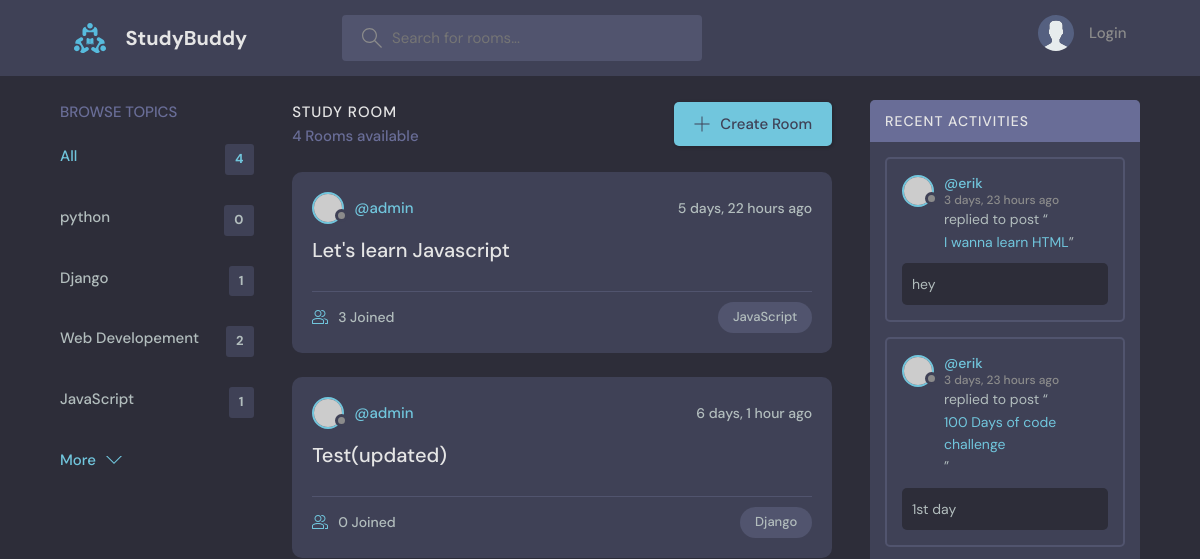
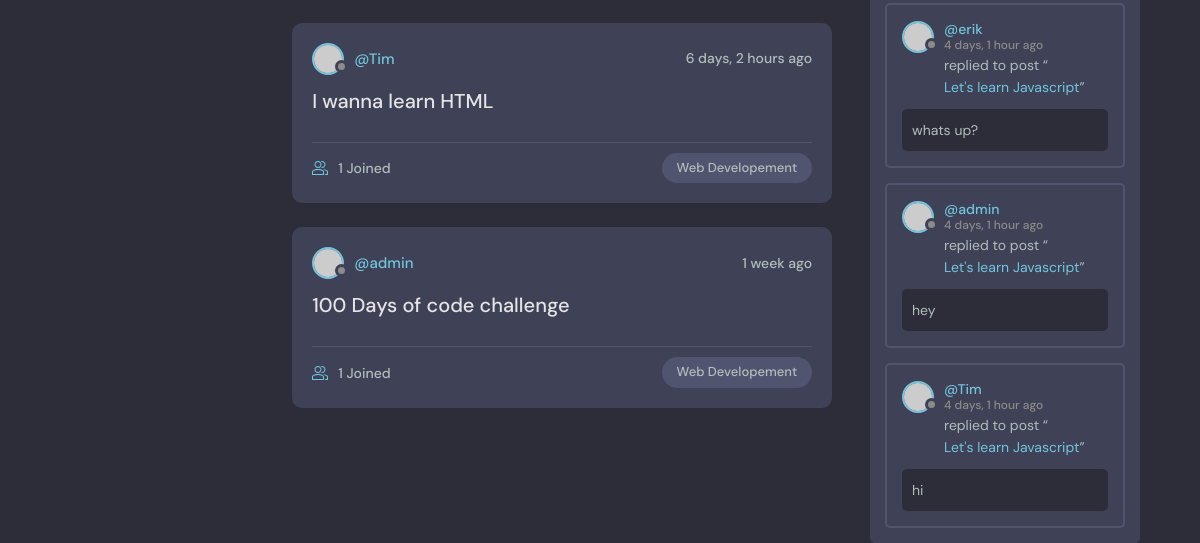
/, run on an earlier commit of the app's database (2 pictures, top to bottom).
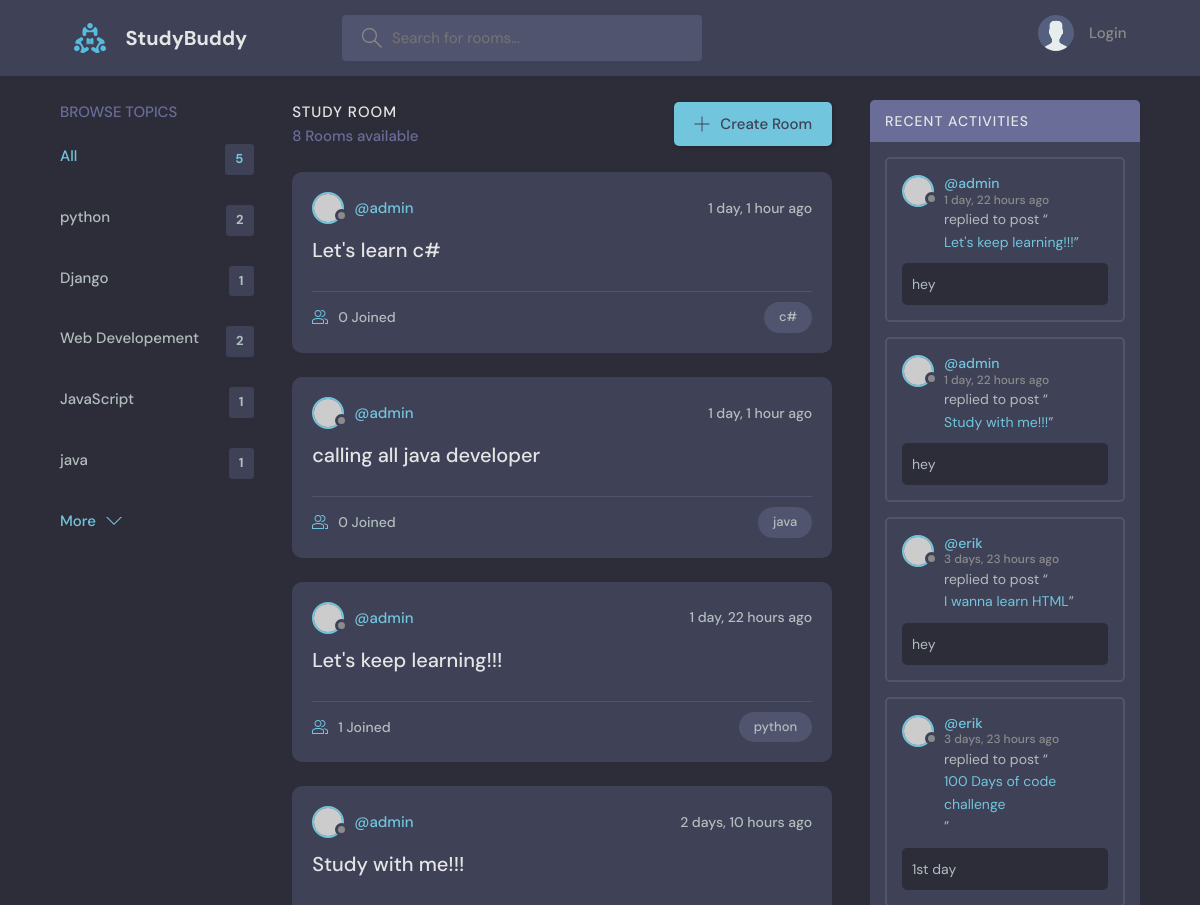
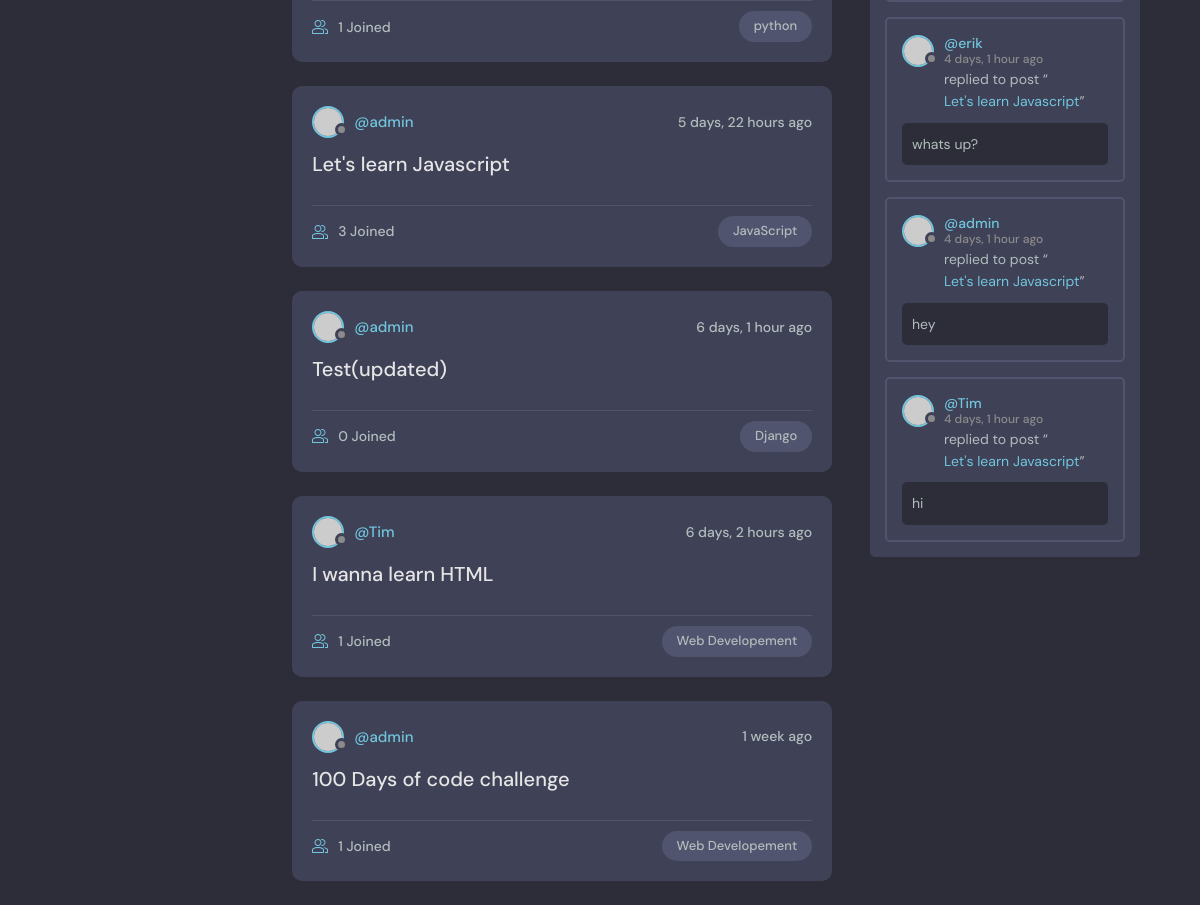
And on a later commit of the database (2 pictures, top to bottom).
### base/models.py (models this page shows, shortened)
class Topic(models.Model):
    name = models.CharField(max_length=200)

class Room(models.Model):
    host = models.ForeignKey(User, on_delete=models.SET_NULL, null=True)
    topic = models.ForeignKey(Topic, on_delete=models.SET_NULL, null=True)
    name = models.CharField(max_length=200)
    description = models.TextField(null=True,blank=True)
    participants = models.ManyToManyField(User,related_name='participants', blank=True)
    updated = models.DateTimeField(auto_now=True)
    created = models.DateTimeField(auto_now_add=True)
    class Meta:
        ordering = ['-updated','-created']
    def __str__(self):
        return self.name

class Message(models.Model):
    user = models.ForeignKey(User, on_delete=models.CASCADE)
    room = models.ForeignKey(Room, on_delete=models.CASCADE)
    body = models.TextField()
    updated = models.DateTimeField(auto_now=True)
    created = models.DateTimeField(auto_now_add=True)
    class Meta:
        ordering = ['-updated','-created']

### base/views.py (the view)
# urls.py: path('',views.home,name = 'home'),
def home(request):
    q = request.GET.get('q') if request.GET.get('q') != None else ''
    rooms = Room.objects.filter(
        Q(topic__name__icontains= q) |
        Q(name__icontains= q) |
        Q(description__icontains= q)
        )
    topics = Topic.objects.all()[0:5]
    room_count = rooms.count()
    room_messages = Message.objects.filter(Q(room__topic__name__icontains=q))
    context = {'rooms':rooms , 'topics':topics , 'room_count':room_count, 'room_messages':room_messages}
    return render(request,'base/home.html', context)

### base/templates/base/home.html (shortened to what this page needs)
{% extends 'main.html' %}
{% block content %}
<main class="layout layout--3">
  <div class="container">
    {% include 'base/topics_component.html' %}
    <div class="roomList">
      <div class="roomList__header">
        <div>
          <h2>Study Room</h2>
          <p>{{room_count}} Rooms available</p>
        </div>
        <a class="btn btn--main" href="{% url 'create-room' %}">
          <svg version="1.1" xmlns="http://www.w3.org/2000/svg" width="32" height="32" viewBox="0 0 32 32">
            <title>add</title>
            <path
              d="M16.943 0.943h-1.885v14.115h-14.115v1.885h14.115v14.115h1.885v-14.115h14.115v-1.885h-14.115v-14.115z">
            </path>
          </svg>
          Create Room
        </a>
      </div>
      {% include 'base/feed_component.html' %}
    </div>
    {% include 'base/activity_component.html' %}
  </div>
</main>
{% endblock %}

### base/templates/base/topics_component.html
<div class="topics">
    <div class="topics__header">
        <h2>Browse Topics</h2>
    </div>
    <ul class="topics__list">
        <li>
            <a href="{% url 'home' %}" class="active">All <span>{{topics.count}}</span></a>
        </li>
        {% for topic in topics %}
        <li>
            <a href="{% url 'home'%}?q={{topic.name}}"> {{topic.name}}<span>{{topic.room_set.all.count}}</span></a>
        </li>
        {% endfor %}
    </ul>
    <a class="btn btn--link" href="{% url 'topics' %}">
        More
        <svg version="1.1" xmlns="http://www.w3.org/2000/svg" width="32" height="32" viewBox="0 0 32 32">
            <title>chevron-down</title>
            <path d="M16 21l-13-13h-3l16 16 16-16h-3l-13 13z"></path>
        </svg>
    </a>
</div>

### base/templates/base/feed_component.html (shortened to what this page needs)
{% for room in rooms %}
<div class="roomListRoom">
    <div class="roomListRoom__header">
        <a href="{% url 'user-profile' room.host.id %}" class="roomListRoom__author">
            <div class="avatar avatar--small">
                <img src="https://randomuser.me/api/portraits/women/11.jpg" />
            </div>
            <span>@{{room.host.username}}</span>
        </a>
        <div class="roomListRoom__actions">
            <span>{{room.created|timesince}} ago</span>
        </div>
    </div>
    <div class="roomListRoom__content">
        <a href="{% url 'room' room.id %}">{{room.name}}</a>
    </div>
    <div class="roomListRoom__meta">
        <a href="{% url 'room' room.id %}" class="roomListRoom__joined">
            {{room.participants.all.count}} Joined
        </a>
        <p class="roomListRoom__topic">{{room.topic.name}}</p>
    </div>
</div>
{% endfor %}

### base/templates/base/activity_component.html (shortened to what this page needs)
<div class="activities">
    <div class="activities__header">
        <h2>Recent Activities</h2>
    </div>
    {% for message in room_messages %}
    <div class="activities__box">
        <div class="activities__boxHeader roomListRoom__header">
            <a href="{% url 'user-profile' message.user.id %}" class="roomListRoom__author">
                <div class="avatar avatar--small">
                    <img src="https://randomuser.me/api/portraits/women/11.jpg" />
                </div>
                <p>
                    @{{message.user}}
                    <span>{{message.created|timesince}} ago</span>
                </p>
            </a>
        </div>
        <div class="activities__boxContent">
            <p>replied to post “<a href="{% url 'room' message.room.id %}">{{message.room}}</a>”</p>
            <div class="activities__boxRoomContent">
                {{message.body}}
            </div>
        </div>
    </div>
    {% endfor %}
</div>

What changed in the data, as far as the page shows it:
computed for Topic "python": room_set.all.count "0" → "2"
added Topic: name "java", room_set.all.count "1"
added Room: host.username "admin", created "1 day, 1 hour", name "Let's learn c#", participants.all.count "0", topic.name "c#"
added Room: host.username "admin", created "1 day, 1 hour", name "calling all java developer", participants.all.count "0", topic.name "java"
added Room: host.username "admin", created "1 day, 22 hours", name "Let's keep learning!!!", participants.all.count "1", topic.name "python"
added Room: host.username "admin", created "2 days, 10 hours", name "Study with me!!!", participants.all.count "1", topic.name "python"
added Message: user "admin", created "1 day, 22 hours", room "Let's keep learning!!!", body "hey"
added Message: user "admin", created "1 day, 22 hours", room "Study with me!!!", body "hey"
Also different on the page:
{{ topics.count }}: "4" → "5"
{{ room_count }}: "4" → "8"
